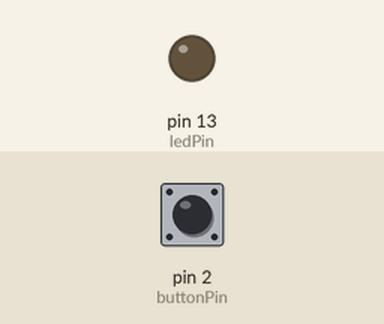
The sketch below on a simulated Arduino Uno, built with avr-gcc and run on an emulated ATmega328P. On the bench: output pins drawn as LEDs (lit = HIGH). The test bench sets the inputs (shaded band); at power-on: pin 2 (buttonPin) HIGH.

Above: at 1.2 s.
1.3 s: pin 2 (buttonPin) pulled LOW for 0.15 s
At 2.3 s:
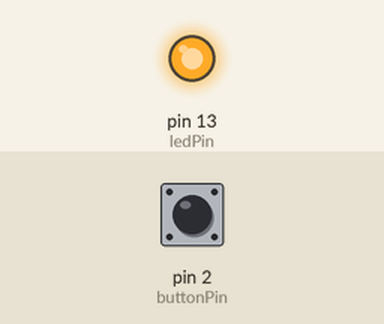
2.9 s: pin 2 (buttonPin) pulled LOW for 1 s
At 3.6 s:
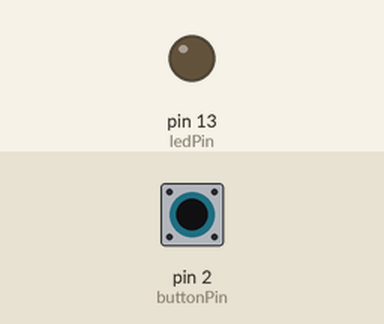
5.4 s: pin 2 (buttonPin) pulled LOW for 3.2 s
At 6.7 s:
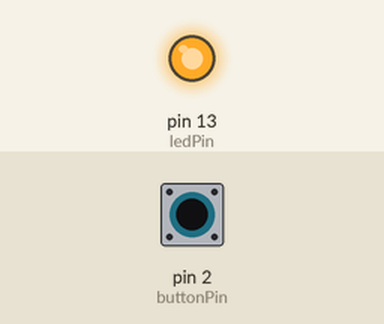
Timing chart, 0 to 8.4 s (numbered marks = the images above; inputs shaded):
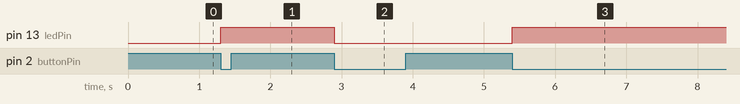

Measured:
- after the input at 1.3 s, pin 13 (ledPin): LOW → HIGH at once
- after the input at 2.9 s, pin 13 (ledPin): HIGH → LOW at once
- after the input at 5.4 s, pin 13 (ledPin): LOW → HIGH at once

The sketch:

buttonInterruptExample.ino
```cpp
// Button interrupt Example
// This code toggles an LED on Pin 13 on or off
// when a button (connected to Pin 2) is pressed.
// This assumes you have an Input-Pullup resistor


#define buttonPin 2						//Button on Pin 2
#define ledPin 13						//LED on Pin 13

volatile bool ledState=LOW;				//this variable saves if the LED is on or off

void setup(){
	pinMode(ledPin,OUTPUT);				//Set ledPin to Output
	pinMode(buttonPin,INPUT);			//Set buttonPin to InPut

	//Make buttonPin an interrupt.
	//Call the function changeLedState()
	//When the button goes from HIGH to LOW (FALLING)
	attachInterrupt(digitalPinToInterrupt(buttonPin), changeLedState, FALLING);
}

void changeLedState(){
	ledState = !ledState;				//the ! toggles the ledState from HIGH to LOW or visa versa
}

void loop(){
	digitalWrite(ledPin,ledState);		//We just need to set the LED to ledState.
										//we don't ahve to check for the button, The interrupt will take care of that.
}
```
